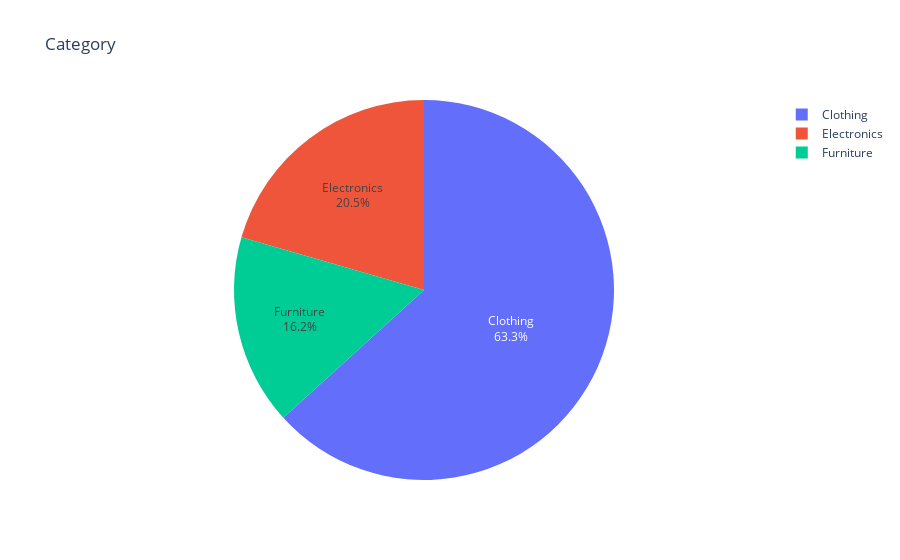

Notebook cell for this chart:
### Code cell
iplot(px.pie(values = merged_df['Category'].value_counts(),
             names = ['Clothing', 'Electronics', 'Furniture'],
             title = 'Category'
            ).update_traces(textinfo='label+percent'))

### Figure 1 — Plotly figure (JSON) as saved in the notebook; plotly's stock layout.template omitted (floating-point values rounded to 4 significant figures)
{"data": [{"domain": {"x": [0, 1], "y": [0, 1]}, "hovertemplate": "label=%{label}<br>value=%{value}<extra></extra>", "labels": ["Clothing", "Electronics", "Furniture"], "legendgroup": "", "name": "", "showlegend": true, "textinfo": "label+percent", "type": "pie", "values": [949, 308, 243]}], "layout": {"legend": {"tracegroupgap": 0}, "title": {"text": "Category"}}}
